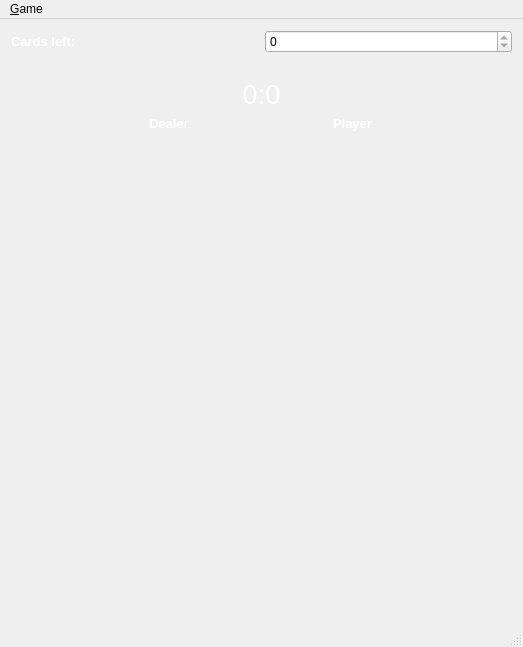
<?xml version="1.0" encoding="UTF-8"?>
<ui version="4.0">
 <class>BlackJack</class>
 <widget class="QMainWindow" name="BlackJack">
  <property name="enabled">
   <bool>true</bool>
  </property>
  <property name="geometry">
   <rect>
    <x>0</x>
    <y>0</y>
    <width>523</width>
    <height>647</height>
   </rect>
  </property>
  <property name="sizePolicy">
   <sizepolicy hsizetype="Minimum" vsizetype="Minimum">
    <horstretch>0</horstretch>
    <verstretch>0</verstretch>
   </sizepolicy>
  </property>
  <property name="minimumSize">
   <size>
    <width>444</width>
    <height>500</height>
   </size>
  </property>
  <property name="windowTitle">
   <string>BlackJack</string>
  </property>
  <property name="autoFillBackground">
   <bool>true</bool>
  </property>
  <widget class="QWidget" name="centralWidget">
   <property name="styleSheet">
    <string notr="true">background-image:url(:/images/background.jpg);
background-position: center;</string>
   </property>
   <layout class="QVBoxLayout" name="verticalLayout_2">
    <item>
     <layout class="QHBoxLayout" name="horizontalLayout">
      <item>
       <widget class="QLabel" name="cardsLeft">
        <property name="sizePolicy">
         <sizepolicy hsizetype="Preferred" vsizetype="Preferred">
          <horstretch>0</horstretch>
          <verstretch>0</verstretch>
         </sizepolicy>
        </property>
        <property name="font">
         <font>
          <pointsize>10</pointsize>
          <weight>75</weight>
          <bold>true</bold>
         </font>
        </property>
        <property name="styleSheet">
         <string notr="true">color: white;</string>
        </property>
        <property name="text">
         <string>Cards left: </string>
        </property>
       </widget>
      </item>
      <item>
       <widget class="QSpinBox" name="spinBoxCardLeft">
        <property name="enabled">
         <bool>true</bool>
        </property>
        <property name="readOnly">
         <bool>true</bool>
        </property>
       </widget>
      </item>
     </layout>
    </item>
    <item>
     <widget class="QLabel" name="labelScore">
      <property name="font">
       <font>
        <pointsize>20</pointsize>
       </font>
      </property>
      <property name="layoutDirection">
       <enum>Qt::LeftToRight</enum>
      </property>
      <property name="autoFillBackground">
       <bool>false</bool>
      </property>
      <property name="styleSheet">
       <string notr="true">color: white;
margin-top: 20px;

</string>
      </property>
      <property name="text">
       <string>0:0</string>
      </property>
      <property name="alignment">
       <set>Qt::AlignCenter</set>
      </property>
     </widget>
    </item>
    <item>
     <layout class="QHBoxLayout" name="cardViewLayout">
      <item>
       <layout class="QVBoxLayout" name="dealerLayout">
        <item>
         <widget class="QLabel" name="labelDealer">
          <property name="sizePolicy">
           <sizepolicy hsizetype="Fixed" vsizetype="Fixed">
            <horstretch>0</horstretch>
            <verstretch>0</verstretch>
           </sizepolicy>
          </property>
          <property name="font">
           <font>
            <pointsize>10</pointsize>
            <weight>75</weight>
            <bold>true</bold>
           </font>
          </property>
          <property name="styleSheet">
           <string notr="true">color: white;
background-color: transparent;
text-align: center;
</string>
          </property>
          <property name="text">
           <string>Dealer</string>
          </property>
          <property name="margin">
           <number>20</number>
          </property>
         </widget>
        </item>
        <item>
         <widget class="QLabel" name="labelDealerScore">
          <property name="sizePolicy">
           <sizepolicy hsizetype="Fixed" vsizetype="Fixed">
            <horstretch>0</horstretch>
            <verstretch>0</verstretch>
           </sizepolicy>
          </property>
          <property name="font">
           <font>
            <pointsize>10</pointsize>
            <weight>75</weight>
            <bold>true</bold>
           </font>
          </property>
          <property name="styleSheet">
           <string notr="true">color: white;
background-color: transparent;</string>
          </property>
          <property name="text">
           <string/>
          </property>
         </widget>
        </item>
        <item>
         <layout class="QVBoxLayout" name="cardDealerLayout"/>
        </item>
        <item>
         <spacer name="verticalSpacer">
          <property name="orientation">
           <enum>Qt::Vertical</enum>
          </property>
          <property name="sizeHint" stdset="0">
           <size>
            <width>20</width>
            <height>40</height>
           </size>
          </property>
         </spacer>
        </item>
       </layout>
      </item>
      <item>
       <layout class="QVBoxLayout" name="layerLayout">
        <item>
         <widget class="QLabel" name="labelPlayer">
          <property name="sizePolicy">
           <sizepolicy hsizetype="Fixed" vsizetype="Fixed">
            <horstretch>0</horstretch>
            <verstretch>0</verstretch>
           </sizepolicy>
          </property>
          <property name="font">
           <font>
            <pointsize>10</pointsize>
            <weight>75</weight>
            <bold>true</bold>
           </font>
          </property>
          <property name="styleSheet">
           <string notr="true">color: white;
background-color: transparent;</string>
          </property>
          <property name="text">
           <string>Player</string>
          </property>
          <property name="margin">
           <number>20</number>
          </property>
         </widget>
        </item>
        <item>
         <widget class="QLabel" name="labelPlayerScore">
          <property name="sizePolicy">
           <sizepolicy hsizetype="Fixed" vsizetype="Fixed">
            <horstretch>0</horstretch>
            <verstretch>0</verstretch>
           </sizepolicy>
          </property>
          <property name="font">
           <font>
            <pointsize>10</pointsize>
            <weight>75</weight>
            <bold>true</bold>
           </font>
          </property>
          <property name="styleSheet">
           <string notr="true">color: white;
background-color: transparent;</string>
          </property>
          <property name="text">
           <string/>
          </property>
         </widget>
        </item>
        <item>
         <layout class="QVBoxLayout" name="cardPlayerLayout"/>
        </item>
        <item>
         <spacer name="verticalSpacer_2">
          <property name="orientation">
           <enum>Qt::Vertical</enum>
          </property>
          <property name="sizeHint" stdset="0">
           <size>
            <width>20</width>
            <height>40</height>
           </size>
          </property>
         </spacer>
        </item>
       </layout>
      </item>
     </layout>
    </item>
   </layout>
  </widget>
  <widget class="QMenuBar" name="menuBar">
   <property name="geometry">
    <rect>
     <x>0</x>
     <y>0</y>
     <width>523</width>
     <height>20</height>
    </rect>
   </property>
   <widget class="QMenu" name="menuGame">
    <property name="title">
     <string>&amp;Game</string>
    </property>
    <addaction name="action_New_Game"/>
    <addaction name="action_Deal_Hand"/>
    <addaction name="action_Hit_ME"/>
    <addaction name="action_Stay"/>
    <addaction name="action_Quit"/>
    <addaction name="action_Shuffle_Deck"/>
   </widget>
   <addaction name="menuGame"/>
  </widget>
  <widget class="QStatusBar" name="statusBar"/>
  <action name="action_New_Game">
   <property name="text">
    <string>&amp;New Game</string>
   </property>
  </action>
  <action name="action_Deal_Hand">
   <property name="text">
    <string>&amp;Deal Hand</string>
   </property>
  </action>
  <action name="action_Hit_ME">
   <property name="text">
    <string>&amp;Hit ME</string>
   </property>
  </action>
  <action name="action_Stay">
   <property name="text">
    <string>&amp;Stay</string>
   </property>
  </action>
  <action name="action_Quit">
   <property name="text">
    <string>&amp;Quit</string>
   </property>
  </action>
  <action name="action_Shuffle_Deck">
   <property name="text">
    <string>S&amp;huffle Deck</string>
   </property>
  </action>
 </widget>
 <layoutdefault spacing="6" margin="11"/>
 <resources/>
 <connections/>
</ui>
